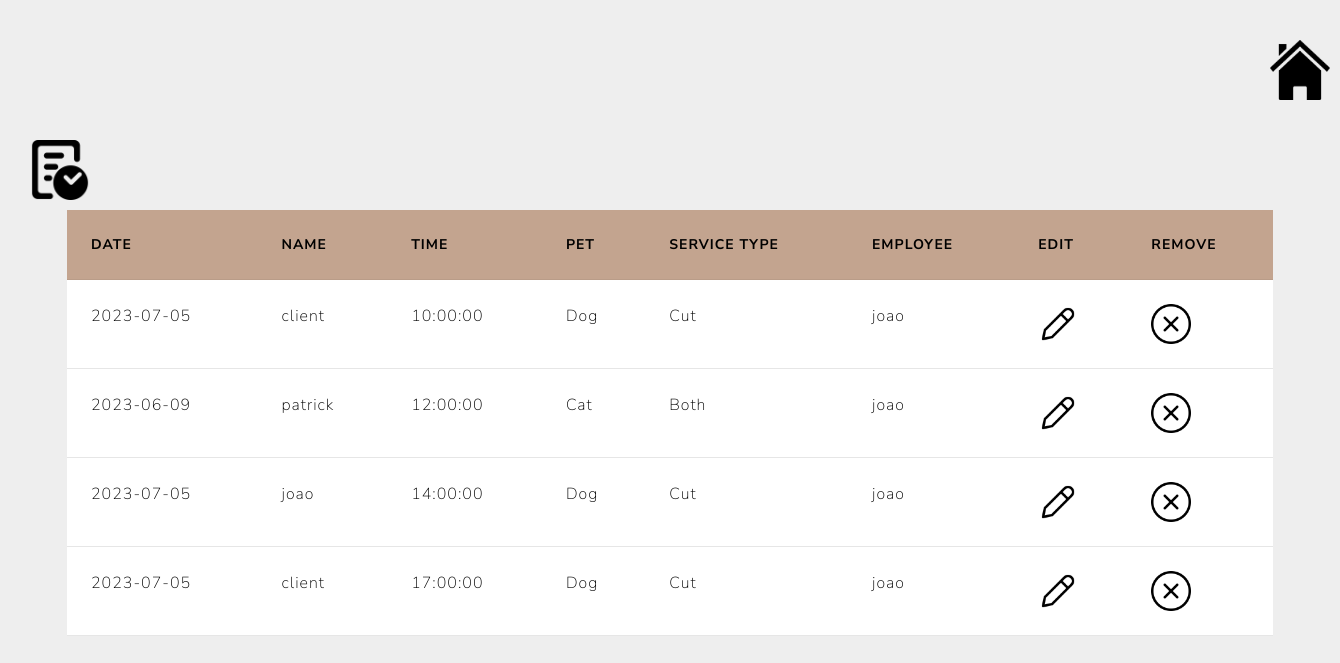
Page /Pages/EmployeeReservationsManagament.php (signed in) on the earlier database version.
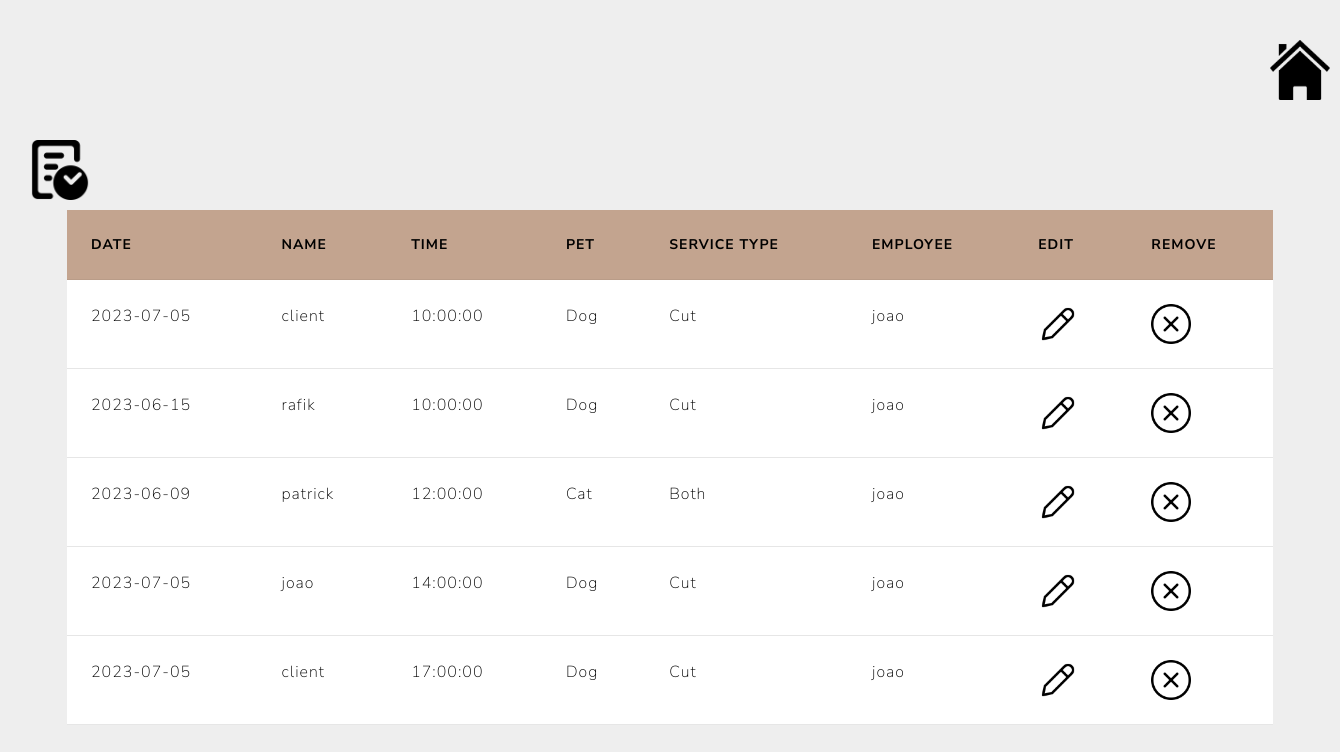
Same page on the later database version.
### tables this page shows
CREATE TABLE `reservation` (
  `idReservation` int(11) NOT NULL,
  `idClient` varchar(25) NOT NULL,
  `date` date NOT NULL,
  `time` time NOT NULL,
  `pet` varchar(20) NOT NULL,
  `serviceType` varchar(20) NOT NULL,
  `EmployeeUser` varchar(25) NOT NULL
);

### Pages/EmployeeReservationsManagament.php (the view, shortened to what this page needs)
<!DOCTYPE html>
<html lang="en">
<head>
    <link rel="stylesheet" href="bootstrap.css">
</head>
<body>
    <a href="./homePage.php"><img src="./home.png" alt="home.png" class="button"></a>
    <a href="PgReservation.php"><img src="./reservation.png" alt="reservation.png" class="button2"></a>
    <div class="table-div">
        <table class="table table-hover">
            <thead style="background-color: #c3a48f;">
                <tr>
                    <th scope="col" style="color: black;">Date</th>
                    <th scope="col" style="color: black;">Name</th>
                    <th scope="col" style="color: black;">Time</th>
                    <th scope="col" style="color: black;">Pet</th>
                    <th scope="col" style="color: black;">Service Type</th>
                    <th scope="col" style="color: black;">Employee</th>
                    <th scope="col" style="color: black;">Edit</th>
                    <th scope="col" style="color: black;">Remove</th>
                </tr>
            </thead>
            <tbody>
                <?php
                if (isset($_SESSION["login"])) {
                    $sql = "SELECT * FROM reservation AS r INNER JOIN user as U1 ON r.idClient = U1.Login INNER JOIN user as U2 ON 	r.EmployeeUser = U2.Login where EmployeeUser='" . $_SESSION["login"] . "' ORDER BY time ";
                    $retval = mysqli_query($conn, $sql);
                    while ($row = mysqli_fetch_array($retval)) {
                        echo "<tr class='table-secondary'><td>" . $row['date'] . "</td>";
                        echo "<td>" . $row['idClient'] . "</td>";
                        echo "<td>" . $row['time'] . "</td>";
                        echo "<td>" . $row['pet'] . "</td>";
                        echo "<td>" . $row['serviceType'] . "</td>";
                        echo "<td>" . $row['EmployeeUser'] . "</td>";
                        echo "<td><a href='Pgedit_reservation.php?id=" . $row["idReservation"] . "'><img src='edit.png' class='management-icon'></a></td>";
                        echo "<td><a href='delete_reservation.php?id=" . $row["idReservation"] . "'><img src='remove.png' class='management-icon'></a></td>";
                        echo "</tr>";
                    }
                }
                ?>
            </tbody>
        </table>
    </div>
</body>
</html>

Differences in the rows shown:
added reservation: date "2023-06-15", idClient "rafik", time "10:00:00", pet "Dog", serviceType "Cut", EmployeeUser "joao"
